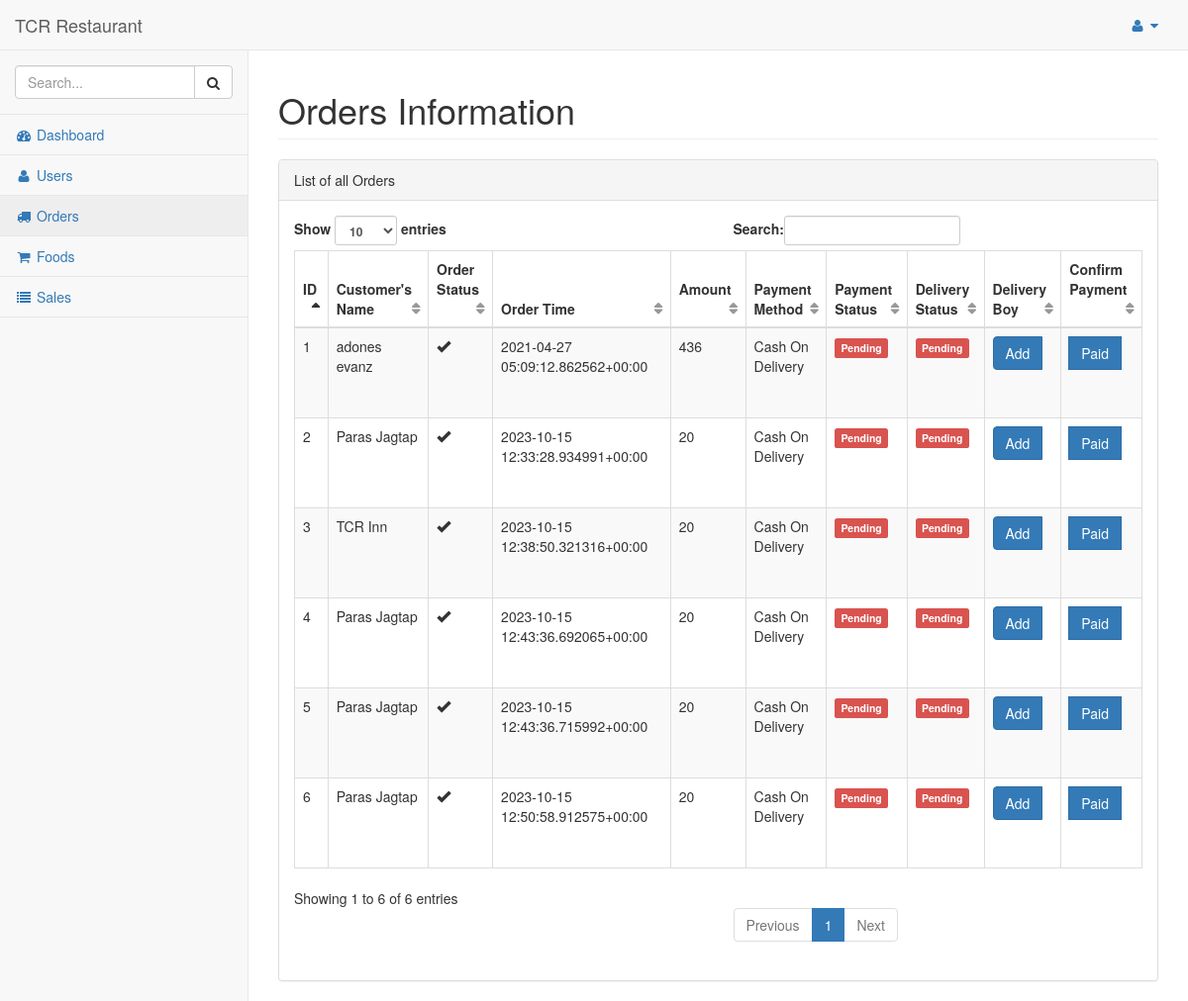
Screenshot of /dashboard/admin/orders/ (signed in) with the database file from the repository.
### hotel/models.py (models this page shows, shortened)
class Order(models.Model):
    pending = 'Pending'
    completed = 'Completed'
    STATUS = (
        (pending,pending),
        (completed,completed),
    )
    cod = 'Cash On Delivery'
    card = 'Card Payment'
    upi = 'UPI Payment'
    PAYMENT = (
        (cod,cod),
        (card,card),
        (upi,upi),
    )
    pickup = 'PickUp'
    delivery = 'Delivery'
    TYPE = (
        (pickup, pickup),
        (delivery, delivery),
    )
    customer = models.ForeignKey(Customer,on_delete=models.CASCADE)
    order_timestamp = models.CharField(max_length=100, blank=True)
    delivery_timestamp = models.CharField(max_length=100, blank=True)
    payment_status = models.CharField(max_length = 100, choices = STATUS)
    delivery_status = models.CharField(max_length = 100, choices = STATUS)
    if_cancelled = models.BooleanField(default = False)
    total_amount = models.IntegerField()
    payment_method = models.CharField(max_length = 100, choices = PAYMENT)
    location = models.CharField(max_length=200, blank=True, null=True)
    delivery_boy = models.ForeignKey(Staff,on_delete=models.CASCADE, null=True, blank=True)

class Customer(models.Model):
    pending = 'Pending'
    verified = 'Verified'
    STATUS = (
        (pending,pending),
        (verified,verified),
    )
    customer = models.ForeignKey(User, on_delete=models.CASCADE)
    address = models.TextField()
    contact = models.CharField(max_length = 10)
    orders = models.IntegerField(default=0)
    total_sale = models.IntegerField(default=0)

### hotel/views.py (the view)
# urls.py: path('dashboard/admin/orders/', views.orders_admin, name='orders_admin'),
@login_required
@staff_member_required
def orders_admin(request):
    orders = Order.objects.filter()
    dBoys = Staff.objects.filter(role='Delivery Boy')
    print(dBoys)
    return render(request, 'admin_temp/orders.html', {'orders':orders, 'dBoys':dBoys})

### hotel/templates/admin_temp/orders.html (shortened to what this page needs)
{% load static %}
{% include "includes/base.html" %}
{% include "includes/navbarheader.html" %}
{% include "includes/navtop.html" %}
{% include "includes/sidemenu.html" %}
        </nav>
        <div id="page-wrapper">
            <div class="row">
                <div class="col-lg-12">
                    <h1 class="page-header">Orders Information</h1>
                </div>
            </div>
            <div class="row">
                <div class="col-lg-12">
                    <div class="panel panel-default">
                        <div class="panel-heading">
                            List of all Orders
                        </div>
                        <div class="panel-body">
                            <table width="100%" class="table table-striped table-bordered table-hover" id="dataTables-example">
                                <thead>
                                    <tr>
                                        <th>ID</th>
                                        <th>Customer's Name</th>
                                        <th>Order Status</th>
                                        <th>Order Time</th>
                                        <th>Amount</th>
                                        <th>Payment Method</th>
                                        <th>Payment Status</th>
                                        <th>Delivery Status</th>
                                        <th>Delivery Boy</th>
                                        <th>Confirm Payment</th>
                                    </tr>
                                </thead>
                                <tbody>
                                    {% for order in orders %}
                                    <tr>
                                        <td>{{order.id}}</td>
                                        <td>{{order.customer.customer.first_name}} {{order.customer.customer.last_name}}</td>
                                        <td>{% if order.if_cancelled == False %}
                                            <span class="glyphicon glyphicon-ok" aria-hidden="true"></span>
                                            {% else %}
                                            <span class="glyphicon glyphicon-remove" aria-hidden="true"></span>
                                            {% endif %}
                                        </td>
                                        <td>{{order.order_timestamp}}</td>
                                        <td>{{order.total_amount}}</td>
                                        <td>{{order.payment_method}}</td>
                                        <td>{% if order.payment_status == 'Completed' %}
                                            <span class="label label-success">Paid</span>
                                            {% else %}
                                            <span class="label label-danger">Pending</span>
                                            {% endif %}
                                        </td>
                                        <td>{% if order.delivery_status == 'Completed' %}
                                            <span class="label label-success">Delivered</span>
                                            {% else %}
                                            <span class="label label-danger">Pending</span>
                                            {% endif %}
                                        </td>
                                        <td>{% ifequal order.delivery_boy None %}
                                                <span class="input-group-btn">
                                                    <button class="btn btn-primary" type="button" data-toggle="modal" data-target="#addFood">Add</button>
                                                </span>
                                                <br><br>
                                            {% else %}
                                            {{order.delivery_boy.staff_id.first_name}} {{order.delivery_boy.staff_id.last_name}}
                                            {% endifequal %}
                                        </td>
                                        <td>
                                            <a href="/confirm_order/{{order.id}}">
                                                <span class="input-group-btn">
                                                    <button class="btn btn-primary {%ifequal order.payment_status 'Completed'%}disabled{%endifequal%}" type="button">Paid</button>
                                                </span>
                                            </a>
                                        </td>
                                    </tr>
                                    {% endfor %}
                                </tbody>
                            </table>
                        </div>
                    </div>
                </div>
            </div>
        </div>
    </div>
</body>
</html>

### rows the page displays
Order: id "1", customer.customer.first_name "adones", customer.customer.last_name "evanz", if_cancelled False (drawn), order_timestamp "2021-04-27 05:09:12.862562+00:00", total_amount "436", payment_method "Cash On Delivery", payment_status "Pending", delivery_status "Pending"
Order: id "2", customer.customer.first_name "Paras", customer.customer.last_name "Jagtap", if_cancelled False (drawn), order_timestamp "2023-10-15 12:33:28.934991+00:00", total_amount "20", payment_method "Cash On Delivery", payment_status "Pending", delivery_status "Pending"
Order: id "3", customer.customer.first_name "TCR", customer.customer.last_name "Inn", if_cancelled False (drawn), order_timestamp "2023-10-15 12:38:50.321316+00:00", total_amount "20", payment_method "Cash On Delivery", payment_status "Pending", delivery_status "Pending"
Order: id "4", customer.customer.first_name "Paras", customer.customer.last_name "Jagtap", if_cancelled False (drawn), order_timestamp "2023-10-15 12:43:36.692065+00:00", total_amount "20", payment_method "Cash On Delivery", payment_status "Pending", delivery_status "Pending"
Order: id "5", customer.customer.first_name "Paras", customer.customer.last_name "Jagtap", if_cancelled False (drawn), order_timestamp "2023-10-15 12:43:36.715992+00:00", total_amount "20", payment_method "Cash On Delivery", payment_status "Pending", delivery_status "Pending"
Order: id "6", customer.customer.first_name "Paras", customer.customer.last_name "Jagtap", if_cancelled False (drawn), order_timestamp "2023-10-15 12:50:58.912575+00:00", total_amount "20", payment_method "Cash On Delivery", payment_status "Pending", delivery_status "Pending"
